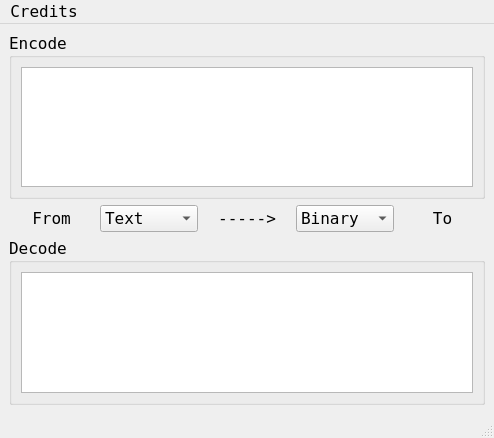
<?xml version="1.0" encoding="UTF-8"?>
<ui version="4.0">
 <class>MainWindow</class>
 <widget class="QMainWindow" name="MainWindow">
  <property name="windowModality">
   <enum>Qt::ApplicationModal</enum>
  </property>
  <property name="enabled">
   <bool>true</bool>
  </property>
  <property name="geometry">
   <rect>
    <x>0</x>
    <y>0</y>
    <width>494</width>
    <height>438</height>
   </rect>
  </property>
  <property name="sizePolicy">
   <sizepolicy hsizetype="Preferred" vsizetype="Preferred">
    <horstretch>0</horstretch>
    <verstretch>0</verstretch>
   </sizepolicy>
  </property>
  <property name="minimumSize">
   <size>
    <width>0</width>
    <height>0</height>
   </size>
  </property>
  <property name="maximumSize">
   <size>
    <width>16777215</width>
    <height>16777215</height>
   </size>
  </property>
  <property name="font">
   <font>
    <family>DejaVu Sans Mono</family>
    <pointsize>12</pointsize>
    <italic>false</italic>
   </font>
  </property>
  <property name="windowTitle">
   <string>Converter</string>
  </property>
  <property name="statusTip">
   <string/>
  </property>
  <widget class="QWidget" name="centralwidget">
   <layout class="QVBoxLayout" name="verticalLayout_2">
    <item>
     <layout class="QVBoxLayout" name="verticalLayout">
      <item>
       <widget class="QGroupBox" name="groupBox">
        <property name="styleSheet">
         <string notr="true">font: 75 16pt &quot;DejaVu Sans Mono&quot;;</string>
        </property>
        <property name="title">
         <string>Encode</string>
        </property>
        <layout class="QHBoxLayout" name="horizontalLayout_4">
         <item>
          <layout class="QHBoxLayout" name="horizontalLayout_3">
           <item>
            <widget class="QTextEdit" name="textEdit_2">
             <property name="styleSheet">
              <string notr="true">font: 13pt &quot;DejaVu Sans Mono&quot;;</string>
             </property>
            </widget>
           </item>
          </layout>
         </item>
        </layout>
       </widget>
      </item>
      <item>
       <spacer name="verticalSpacer">
        <property name="orientation">
         <enum>Qt::Vertical</enum>
        </property>
        <property name="sizeHint" stdset="0">
         <size>
          <width>20</width>
          <height>40</height>
         </size>
        </property>
       </spacer>
      </item>
      <item>
       <layout class="QHBoxLayout" name="horizontalLayout_5">
        <item>
         <widget class="QLabel" name="label">
          <property name="styleSheet">
           <string notr="true">font: 14pt &quot;DejaVu Sans Mono&quot;;</string>
          </property>
          <property name="text">
           <string>From</string>
          </property>
          <property name="alignment">
           <set>Qt::AlignCenter</set>
          </property>
         </widget>
        </item>
        <item>
         <widget class="QComboBox" name="comboBox">
          <property name="styleSheet">
           <string notr="true">font: 14pt &quot;DejaVu Sans Mono&quot;;</string>
          </property>
          <item>
           <property name="text">
            <string>Text</string>
           </property>
          </item>
          <item>
           <property name="text">
            <string>Binary</string>
           </property>
          </item>
          <item>
           <property name="text">
            <string>Decimal</string>
           </property>
          </item>
          <item>
           <property name="text">
            <string>Hex</string>
           </property>
          </item>
          <item>
           <property name="text">
            <string>Octal</string>
           </property>
          </item>
          <item>
           <property name="text">
            <string>Ceasar</string>
           </property>
          </item>
         </widget>
        </item>
        <item>
         <widget class="QLabel" name="label_2">
          <property name="styleSheet">
           <string notr="true">font: 14pt &quot;DejaVu Sans Mono&quot;;</string>
          </property>
          <property name="text">
           <string>-----&gt;</string>
          </property>
          <property name="alignment">
           <set>Qt::AlignCenter</set>
          </property>
         </widget>
        </item>
        <item>
         <widget class="QComboBox" name="comboBox_2">
          <property name="styleSheet">
           <string notr="true">font: 14pt &quot;DejaVu Sans Mono&quot;;</string>
          </property>
          <item>
           <property name="text">
            <string>Binary</string>
           </property>
          </item>
          <item>
           <property name="text">
            <string>Text</string>
           </property>
          </item>
          <item>
           <property name="text">
            <string>Decimal</string>
           </property>
          </item>
          <item>
           <property name="text">
            <string>Hex</string>
           </property>
          </item>
          <item>
           <property name="text">
            <string>Octal</string>
           </property>
          </item>
          <item>
           <property name="text">
            <string>Ceasar</string>
           </property>
          </item>
         </widget>
        </item>
        <item>
         <widget class="QLabel" name="label_3">
          <property name="styleSheet">
           <string notr="true">font: 14pt &quot;DejaVu Sans Mono&quot;;</string>
          </property>
          <property name="text">
           <string>To</string>
          </property>
          <property name="alignment">
           <set>Qt::AlignCenter</set>
          </property>
         </widget>
        </item>
       </layout>
      </item>
      <item>
       <spacer name="verticalSpacer_2">
        <property name="orientation">
         <enum>Qt::Vertical</enum>
        </property>
        <property name="sizeHint" stdset="0">
         <size>
          <width>20</width>
          <height>40</height>
         </size>
        </property>
       </spacer>
      </item>
      <item>
       <widget class="QGroupBox" name="groupBox_2">
        <property name="styleSheet">
         <string notr="true">font: 75 16pt &quot;DejaVu Sans Mono&quot;;</string>
        </property>
        <property name="title">
         <string>Decode</string>
        </property>
        <layout class="QHBoxLayout" name="horizontalLayout_2">
         <item>
          <layout class="QHBoxLayout" name="horizontalLayout">
           <item>
            <widget class="QTextEdit" name="textEdit">
             <property name="styleSheet">
              <string notr="true">font: 13pt &quot;DejaVu Sans Mono&quot;;</string>
             </property>
             <property name="readOnly">
              <bool>true</bool>
             </property>
            </widget>
           </item>
          </layout>
         </item>
        </layout>
       </widget>
      </item>
     </layout>
    </item>
   </layout>
  </widget>
  <widget class="QStatusBar" name="sts"/>
  <widget class="QMenuBar" name="menuBar">
   <property name="geometry">
    <rect>
     <x>0</x>
     <y>0</y>
     <width>494</width>
     <height>21</height>
    </rect>
   </property>
   <widget class="QMenu" name="menuCredits">
    <property name="title">
     <string>Credits</string>
    </property>
    <addaction name="actionDevloper"/>
   </widget>
   <addaction name="menuCredits"/>
  </widget>
  <action name="actionDevloper">
   <property name="text">
    <string>Devloper</string>
   </property>
  </action>
 </widget>
 <resources/>
 <connections/>
</ui>
